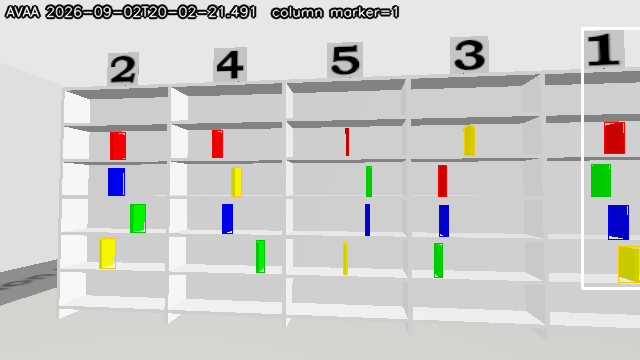
#> input picture src/avaa_solution/erc_images/column_1_2026-09-02T20-02-21.491.png, 640 x 360 px
$ python -i marker_reader.py   (imports and definitions only)
#> lines starting #> are read from the running program, lines starting #| are printed output that depends on the picture; after the words box and inside, x2 and y2 are one past the last pixel; in counts of white or black regions, pixels touching at a corner belong together
#> further down, picture is the input picture: shape (360, 640, 3); mean B, G, R 201.6, 203.7, 203.8
"""Overhead column-marker digit recognition.

Pure OpenCV, no ROS import, so it runs against saved frames without a simulator.

The markers are 30 x 30 cm plates at Z = 2.26 m carrying a printed digit 1-5, one per
shelf column, and the digit-to-column assignment is reshuffled on every simulation load
(``random.shuffle`` in ``erc_bringup/launch/simulation.launch.py``). So the digit must be
read from the camera; position tells you nothing.

Templates are the **exact PNG textures the simulator renders** -- they ship in
``erc_description/models/number_marker/textures/``. Matching against the real artwork
rather than a synthesized font removes a whole class of error, and needs no training data,
which matters because there is none: the competition provides no dataset.

Classification is binary-mask IoU after letterboxed normalisation. Letterboxing (rather
than stretching to a square) preserves the width-to-height ratio inside the mask, which is
what separates a "1" from the rest -- its texture is 88 px wide against 110-117 for the
others.
"""

import os
from dataclasses import dataclass
from typing import Dict, List, Optional, Tuple

import cv2
import numpy as np

DIGITS = (1, 2, 3, 4, 5)

# Normalised canvas. 32 px is comfortably above the smallest marker seen in practice
# (11 x 14 px at ~3 m), so upsampling a distant marker does not invent detail.
CANVAS = 32
INK_HEIGHT = 28

# A marker is dark ink on a light plate, and unsaturated -- which is what separates it
# from the books, all four of which are strongly saturated.
MAX_VALUE = 120
MAX_SATURATION = 60

MIN_INK_AREA = 15
MIN_ASPECT = 0.6
MAX_ASPECT = 4.0

# Smallest credible marker, in pixels of digit height.
#
# The plate is 0.30 m and the camera has fx = 337, so a digit filling the plate spans
# roughly 101/d pixels at d metres. The arena is 10 x 10 m, so nothing real can be much
# under 10 px; below that the classifier is matching noise. This was not merely
# theoretical: an 8 px blob on a blank wall was read as a confident "4", which stopped the
# search dead facing away from the shelves and took the rest of the run down with it.
MIN_MARKER_HEIGHT_PX = 12

# Below this IoU the match is not trustworthy. Calibrated against measured readings: on a
# frame where all four visible digits were read correctly, IoU ranged 0.43-0.75, the worst
# being the nearest plate (viewed most obliquely, so most perspective-skewed). A threshold
# of 0.45 would have rejected a correct read, so it sits below that.
#
# There is deliberately no margin threshold. Margin is still reported, but the
# distinct-digit constraint in assign_distinct() is a far stronger guard than any
# runner-up gap: a correctly-read "5" measured a margin of only 0.042 because 5 and 3 look
# alike at 15 px, and rejecting it would have lost a correct answer.
# Tried at 0.30 on 2026-09-05 and put back, because it changed nothing.
#
# The reasoning below still holds and is kept: the scores a run produces really are lower
# than the frame this was calibrated on. But loosening it did not make the target marker
# identifiable -- still 0 of 50 frames, eight windows running -- which means the plate is
# not being scored as a 3 and only just missing. It is not being scored as a 3 at all.
# A guard that costs false positives and buys nothing goes back where it was.
#
# Perception now reports every digit it reads and its best score. Over eight windows of
# a run, sweeping for the target, it read 1, 2, 4 and 5 -- digit 4 twelve times in one
# window at scores up to 0.56 -- and read the digit it was looking for, 3, exactly once,
# at 0.31. The threshold was 0.35, so that one reading was thrown away and the approach
# swept a dozen full circles finding nothing.
#
# The 0.35 was calibrated on a frame where correct reads scored 0.43 to 0.75. The scores
# actually seen in a run are lower than that across the board -- correct-looking reads at
# 0.36, 0.38, 0.41, 0.42, 0.44, 0.46 -- because the calibration frame was closer and
# squarer than a robot hunting from four metres. A threshold set from one favourable
# frame was rejecting most of a run.
#
# The risk this guards against is real and is recorded above: an 8 px blob on a blank
# wall once read as a confident "4" and stopped a search dead. But that was a SIZE
# failure and MIN_MARKER_HEIGHT_PX now catches it independently, and assign_distinct()
# still forbids two plates claiming the same digit. This threshold is not the only guard
# and should not be set as though it were.
MIN_SCORE = 0.35

_TEMPLATE_CACHE: Optional[Dict[int, np.ndarray]] = None


@dataclass(frozen=True)
class Marker:
    digit: int
    score: float
    margin: float
    x: int
    y: int
    w: int
    h: int

    @property
    def cx(self) -> float:
        return self.x + self.w / 2.0

    @property
    def confident(self) -> bool:
        return self.score >= MIN_SCORE


# [153 lines left out: functions _texture_dir, _ink_mask, _normalise, load_templates, _iou, score_all and 2 more, not called in this run]


def find_marker_candidates(bgr: np.ndarray) -> List[Tuple[int, int, int, int]]:
    """Bounding boxes of dark, unsaturated, digit-shaped blobs."""
    hsv = cv2.cvtColor(bgr, cv2.COLOR_BGR2HSV)
#> hsv: shape (360, 640, 3); mean H, S, V 5.1, 9, 207.5
    dark = (((hsv[:, :, 2] < MAX_VALUE) & (hsv[:, :, 1] < MAX_SATURATION))
            .astype(np.uint8) * 255)
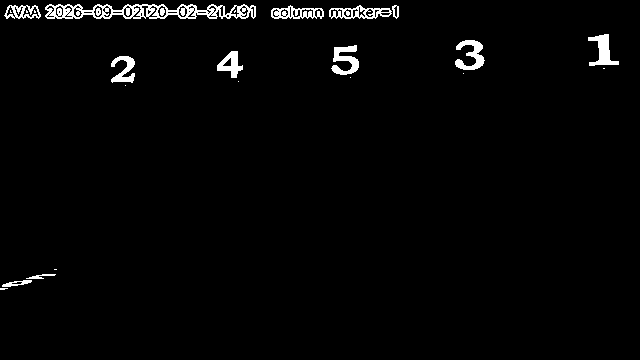
#> dark: shape (360, 640); 2.2% white; 25 white regions (11 under 20 px)

    contours, _ = cv2.findContours(dark, cv2.RETR_EXTERNAL, cv2.CHAIN_APPROX_SIMPLE)
#> contours = 19 contours, 7 with area under 20; largest, box (x1, y1, x2, y2) and area: (45, 4, 256, 19) 2106, (329, 5, 392, 19) 538, (271, 5, 324, 19) 474, (588, 34, 619, 66) 386, (455, 40, 485, 70) 380
    boxes = []
    for contour in contours:
        x, y, w, h = cv2.boundingRect(contour)
        if w < 3 or h < MIN_MARKER_HEIGHT_PX:
            continue
        if cv2.contourArea(contour) < MIN_INK_AREA:
            continue
        if not (MIN_ASPECT <= h / float(w) <= MAX_ASPECT):
            continue
        boxes.append((x, y, w, h))
#> this loop made 19 passes
#> (x, y, w, h) on passes 1, 2, 3, 5, 6, 7, 8, 10, 11, 12, 13, 14: (0, 288, 8, 2), (2, 280, 30, 7), (26, 274, 30, 5), (125, 85, 1, 1), (238, 81, 1, 1), (350, 77, 1, 1), (463, 73, 1, 1), (111, 56, 24, 27), (217, 51, 26, 27), (331, 45, 28, 30), (455, 40, 30, 30), (588, 34, 31, 32)
#> (contour, x, y, w, h) on passes 4, 9: ([[54, 269], [56, 269]], 54, 269, 3, 1), ([[603, 68], [604, 68]], 603, 68, 2, 1)
#> after the loop, boxes = [(111, 56, 24, 27), (217, 51, 26, 27), (331, 45, 28, 30), (455, 40, 30, 30), (588, 34, 31, 32), (392, 5, 7, 14)]
    boxes.sort(key=lambda b: b[0])
    return boxes


# [56 lines left out: functions read_markers, column_of_digit, not called in this run]

>>> import cv2
>>> picture = cv2.imread('../../../../src/avaa_solution/erc_images/column_1_2026-09-02T20-02-21.491.png')
>>> result = find_marker_candidates(picture)
#> result = [(111, 56, 24, 27), (217, 51, 26, 27), (331, 45, 28, 30), (392, 5, 7, 14), (455, 40, 30, 30), (588, 34, 31, 32)]

$ run again, on src/avaa_solution/erc_images/column_1_2026-09-02T20-02-25.545.png
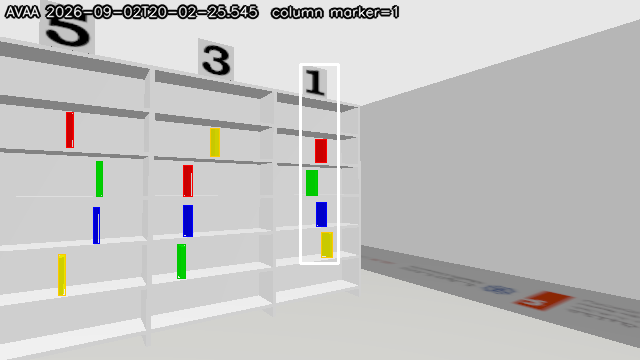
#> input picture src/avaa_solution/erc_images/column_1_2026-09-02T20-02-25.545.png, 640 x 360 px
#> picture is the input picture: shape (360, 640, 3); mean B, G, R 193.6, 194.9, 195.2
#> hsv: shape (360, 640, 3); mean H, S, V 4.5, 5, 196.8
#> in find_marker_candidates, `dark = (((hsv[:, :, 2] < MAX_VALUE) & (hsv[:, :, 1] < MAX_SATURATION))..`:
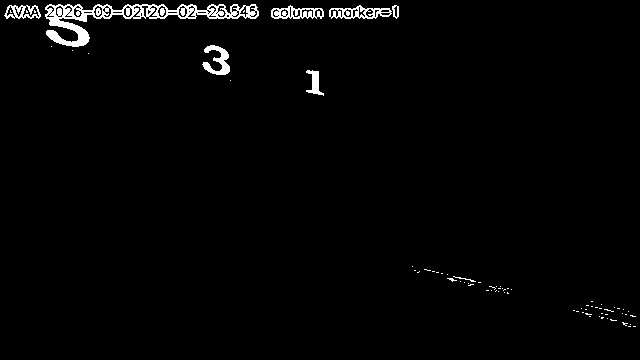
#> dark: shape (360, 640); 1.9% white; 77 white regions (67 under 20 px)
#> contours = 71 contours, 64 with area under 20; largest, box (x1, y1, x2, y2) and area: (45, 4, 259, 47) 2802, (329, 5, 392, 19) 538, (271, 5, 324, 19) 474, (4, 5, 41, 19) 354, (202, 45, 230, 75) 334, (306, 70, 324, 96) 169, (392, 5, 399, 19) 60
#> the loop in find_marker_candidates, `for contour in contours:` made 71 passes
#> (x, y, w, h) on passes 3, 4, 5, 6, 8, 10, 13, 15: (630, 324, 1, 1), (622, 322, 6, 4), (610, 319, 7, 2), (607, 318, 1, 1), (599, 316, 1, 1), (630, 315, 6, 2), (622, 313, 1, 1), (585, 313, 7, 2)
#> after the loop in find_marker_candidates, `for contour in contours:`: boxes = [(306, 70, 18, 26), (202, 45, 28, 30), (392, 5, 7, 14)]
#> result = [(202, 45, 28, 30), (306, 70, 18, 26), (392, 5, 7, 14)]

$ run again, on src/avaa_solution/erc_images/column_1_2026-09-02T20-02-29.505.png
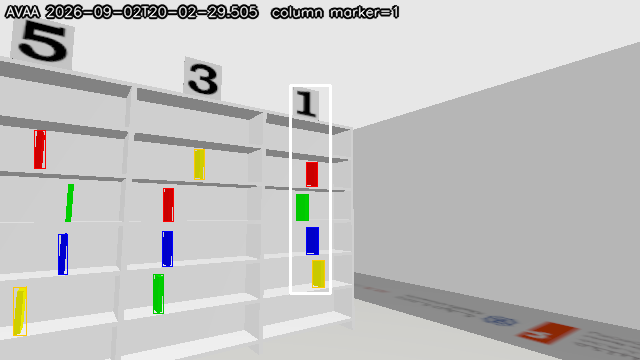
#> input picture src/avaa_solution/erc_images/column_1_2026-09-02T20-02-29.505.png, 640 x 360 px
#> picture is the input picture: shape (360, 640, 3); mean B, G, R 193.3, 194.4, 194.9
#> hsv: shape (360, 640, 3); mean H, S, V 2.6, 5.6, 196.8
#> in find_marker_candidates, `dark = (((hsv[:, :, 2] < MAX_VALUE) & (hsv[:, :, 1] < MAX_SATURATION))..`:
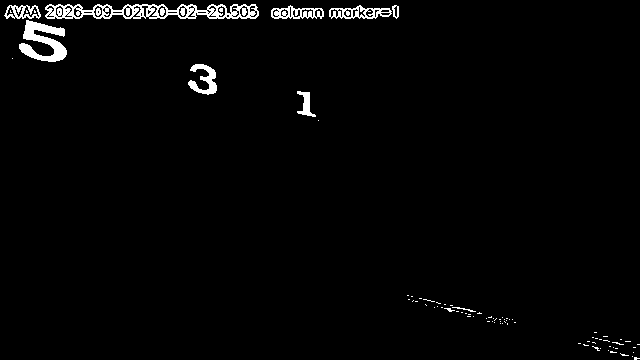
#> dark: shape (360, 640); 2.2% white; 85 white regions (73 under 20 px)
#> contours = 79 contours, 71 with area under 20; largest, box (x1, y1, x2, y2) and area: (45, 4, 259, 19) 2249, (19, 20, 67, 62) 905, (329, 5, 392, 19) 538, (271, 5, 324, 19) 474, (188, 64, 217, 95) 361, (4, 5, 41, 19) 356, (297, 91, 316, 117) 170, (392, 5, 399, 19) 60
#> the loop in find_marker_candidates, `for contour in contours:` made 79 passes
#> (x, y, w, h) on passes 1, 2, 3, 4, 5, 6, 8, 10: (634, 357, 6, 3), (632, 356, 1, 1), (620, 353, 9, 3), (633, 352, 1, 1), (610, 351, 7, 2), (608, 350, 1, 1), (600, 348, 1, 1), (613, 347, 1, 1)
#> after the loop in find_marker_candidates, `for contour in contours:`: boxes = [(297, 91, 19, 26), (188, 64, 29, 31), (19, 20, 48, 42), (392, 5, 7, 14)]
#> result = [(19, 20, 48, 42), (188, 64, 29, 31), (297, 91, 19, 26), (392, 5, 7, 14)]

$ run again, on src/avaa_solution/erc_images/column_1_2026-09-02T20-02-36.663.png
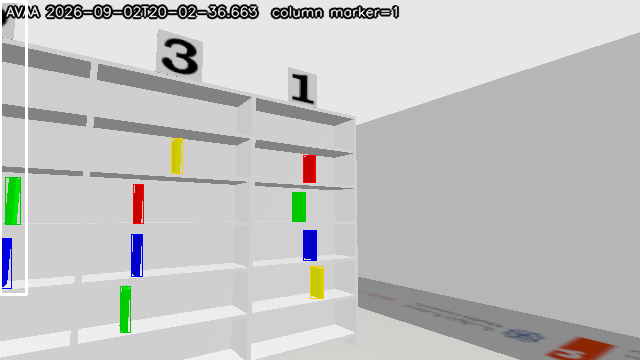
#> input picture src/avaa_solution/erc_images/column_1_2026-09-02T20-02-36.663.png, 640 x 360 px
#> picture is the input picture: shape (360, 640, 3); mean B, G, R 192.6, 193.6, 193.3
#> hsv: shape (360, 640, 3); mean H, S, V 2.2, 5.9, 196
#> in find_marker_candidates, `dark = (((hsv[:, :, 2] < MAX_VALUE) & (hsv[:, :, 1] < MAX_SATURATION))..`:
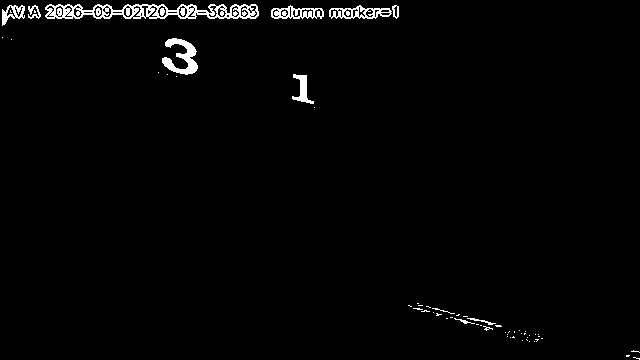
#> dark: shape (360, 640); 1.8% white; 62 white regions (48 under 20 px)
#> contours = 59 contours, 50 with area under 20; largest, box (x1, y1, x2, y2) and area: (45, 4, 259, 19) 2233, (162, 38, 198, 75) 539, (329, 5, 392, 19) 538, (271, 5, 324, 19) 474, (2, 5, 25, 26) 240
#> the loop in find_marker_candidates, `for contour in contours:` made 59 passes
#> (x, y, w, h) on passes 1, 3, 4, 5, 6, 7, 10, 11: (633, 357, 7, 3), (631, 350, 9, 3), (534, 341, 1, 1), (529, 341, 1, 1), (522, 340, 1, 1), (535, 339, 4, 3), (527, 337, 1, 1), (510, 337, 1, 1)
#> after the loop in find_marker_candidates, `for contour in contours:`: boxes = [(292, 74, 22, 30), (162, 38, 36, 37), (392, 5, 7, 14), (28, 5, 13, 14), (2, 5, 23, 21)]
#> result = [(2, 5, 23, 21), (28, 5, 13, 14), (162, 38, 36, 37), (292, 74, 22, 30), (392, 5, 7, 14)]
